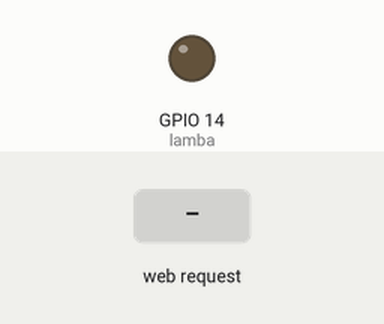
Bench run of a sketch on a simulated ESP8266 (NodeMCU). On the bench: output pins drawn as LEDs (lit = HIGH). Inputs (shaded band) come from the test bench. WiFi joins after 1.5 s; servers stay silent unless stated; network time is answered at once with the bench clock; uploads are accepted with an empty reply; the local clock reads 2024-03-15 10:24:30 at power-on unless the sketch sets it; what the sketch prints to the serial monitor is not drawn.

Above: at 3.4 s.
3.5 s: HTTP request GET /lamba/ac received
5.2 s: HTTP request GET /lamba/kapat received
At 5.6 s:
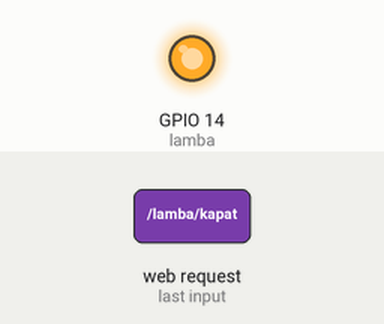
6.7 s: HTTP request GET /otomatik/ac received
Timing chart, 0 to 9.7 s (numbered marks = the images above; inputs shaded):
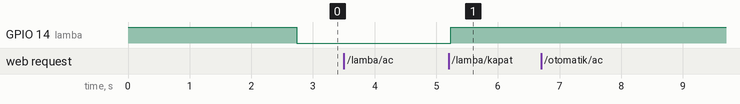

Measured:
- after the input at 3.5 s, every drawn part: stays the same
- after the input at 5.2 s, GPIO 14 (lamba): LOW → HIGH at once
- after the input at 6.7 s, every drawn part: stays the same

The sketch:

web_tabanli_priz.ino
```cpp
#include <ESP8266WiFi.h>
#include <ESP8266HTTPClient.h>
#include <ArduinoJson.h>
#include <NTPClient.h>
#include <WiFiUdp.h>
#include <WiFiClient.h>
#include <ESP8266mDNS.h>
#include <ArduinoOTA.h>


#define lamba 14

const char* wifi_ad = "*******";   // Wifi adı ve şifresini
const char* wifi_sifre = "*******"; // değiştiriniz.

const size_t capacity = JSON_OBJECT_SIZE(2) + JSON_OBJECT_SIZE(10) + 621;
DynamicJsonDocument doc(capacity);

String header; // HTTP isteğini saklamak için
int lamba_durumu = LOW;
int otomatik = HIGH;
int alarm = HIGH;
String alarm_time = "06:00:00";
WiFiUDP ntpUDP;

const long utcOffsetInSeconds = 10800;
NTPClient timeClient(ntpUDP, "pool.ntp.org", utcOffsetInSeconds);

WiFiServer server(80);
// 80 portu Skype gibi uygulamalar tarafından kullanıldığı için
// hata alırsanız 8080 portunu deneyebilirsiniz.

void reply_state(WiFiClient client, int lamba_durumu, int otomatik, String sunset_time,int alarm ,String alarm_time) {

  String lamba_;
  String otomatik_;
  String alarm_;
  lamba_ = (lamba_durumu == 1) ? "acik" : "kapali";
  otomatik_ = (otomatik == 1) ? "acik" : "kapali";
  alarm_ = (alarm == 1) ? "acik" : "kapali";

  String s = "HTTP/1.1 200 OK\r\nContent-Type: text/html\r\nConnnection: close\r\n\r\n<!DOCTYPE HTML><html>";
  s += "<style type=\"text/javascript\">"
  "var slider = document.getElementById(\"alarmTime\");"
  "var output = document.getElementById(\"aTime\");"
  "output.innerHTML = slider.value;"
  "slider.oninput = function() {"
    "output.innerHTML = this.value;"
    "sendSlider(this.id, this.value);"
  "}"

  "function sendSlider(slider, value){"
  "  var xhr = new XMLHttpRequest();"
  "  var url = \"/\" + slider + \"=\" + value;"
  "  xhr.open(\"GET\", url, true);"
  "  xhr.send();"
  "}"
  "</style>";
  s+="<body>";
  s += "<link rel=\"icon\" href=\"data:,\">"; // Gereksiz GET favicon.ico isteklerini engellemek için
  s += "<br><center><font size=\"8\">Lamba suan; " + lamba_;
  if (lamba_ == "acik")
    s += " <b><a href=\"/lamba/kapat\"\">KAPAT</a></b>";
  else
    s += " <b><a href=\"/lamba/ac\"\">AC</a></b>";

  s += "<br><br>Alarm suan; " + alarm_;
  if (alarm_ == "acik")
    s += " <b><a href=\"/alarm/kapat\"\">KAPAT</a></b>";
  else
    s += " <b><a href=\"/alarm/ac\"\">AC</a></b>";

  s += "<br><br>Otomatik suan; " + otomatik_;
  if (otomatik_ == "acik")
    s += " <b><a href=\"/otomatik/kapat\"\">KAPAT</a></b>";
  else
    s += " <b><a href=\"/otomatik/ac\"\">AC</a></b>";

  s+="<br><br><form action=\"/alarm_set\">"
  "Alarm saati; <input type=\"range\" name=\"alarmTime\" min=\"6\" max=\"9\">"
  "<input type=\"submit\">"
  "</form>";
  s += "<br><br><br><br>Gunes batis saati; " + sunset_time + "<br>Alarm saati; "+ alarm_time +"</body></html></font>";
  Serial.print("    " + lamba_);
  client.print(s);
  client.flush();
}

String check_automatic_time() {
  timeClient.update();
  String current_time = timeClient.getFormattedTime();
  if (WiFi.status() == WL_CONNECTED) {
    HTTPClient http;
    http.begin("http://api.sunrise-sunset.org/json?lat=39.921329648&lng=32.884663128&date=today&formatted=0"); // Ankara
    int httpCode = http.GET();
    String http1 = http.getString();
    deserializeJson(doc, http1);
    if (httpCode > 0) {
      JsonObject results = doc["results"];
      String results_sunset = results["astronomical_twilight_end"];
      String sunset_time = results_sunset.substring(results_sunset.indexOf('T') + 1, results_sunset.indexOf('+'));
      return sunset_time;
    }
    http.end();
  }
}

String sunset_time = "18:00:00";


//######################

void setup() {
  Serial.begin(115200);
  pinMode(lamba, OUTPUT);
  digitalWrite(lamba, HIGH);
  Serial.print(wifi_ad);
  Serial.println("'na bağlanılıyor.");
  WiFi.begin(wifi_ad, wifi_sifre);
  while (WiFi.status() != WL_CONNECTED) {
    delay(1000);
    Serial.println(WiFi.status());
    // Hata kodu 4 yanlış şifre girildiğini belirtir.
  }
  Serial.println("Bağlandı.");
  Serial.println("Web serverin yerel IP'si;");
  // Modemin arayüzünden NodeMCU'ya sabit bir IP atamanızı öneririm.
  // Böylelikle DDNS ve Port ayarlarınızı yaptıktan sonra NodeMCU'ya
  // internet erişimi olan her yerden bağlanabilirsiniz.

  Serial.println(WiFi.localIP());
  server.begin();
  timeClient.begin();
  sunset_time = check_automatic_time();
  ArduinoOTA.setHostname("nodemcu-v3");
  ArduinoOTA.setPort(8266);
  ArduinoOTA.onStart([]() {
    String type;
    if (ArduinoOTA.getCommand() == U_FLASH) {
      type = "sketch";
    } else { // U_SPIFFS
      type = "filesystem";
    }
  });
  ArduinoOTA.onEnd([]() {
    ESP.restart();
  });
  ArduinoOTA.begin();
}
const long interval = 1000 * 60 * 60 * 24; // Günde 1 defa
unsigned long previousMillis = 0;


//############################


void loop() {
  ArduinoOTA.handle();
  unsigned long currentMillis = millis();
  if (currentMillis - previousMillis >= interval) {
    sunset_time = check_automatic_time();
    previousMillis = currentMillis;
  }
  delay(500);
  timeClient.update();
  String current_time = timeClient.getFormattedTime();

  if (otomatik == HIGH && lamba_durumu == LOW && sunset_time < current_time) {
    lamba_durumu = HIGH;
    digitalWrite(lamba, LOW);
  }

  if(lamba_durumu == LOW && alarm == HIGH && current_time > alarm_time && current_time < sunset_time){
    lamba_durumu = HIGH;
    alarm = LOW;
    digitalWrite(lamba,LOW);
  }
  WiFiClient client = server.available();
  if (client.available()) {
    String request = client.readStringUntil('\r');
    Serial.println(request);
    client.flush();
    if(request.indexOf("alarmTime")!=-1){
    int index = request.indexOf("alarmTime");
    char aTime = request[index+10];
    //sprintf(aTime, "%i", index);
    alarm_time[1] = aTime;
    }
    if (request.indexOf("/lamba/ac") != -1)  {
      digitalWrite(lamba, LOW);
      lamba_durumu = HIGH;
    }
    if (request.indexOf("/lamba/kapat") != -1)  {
      digitalWrite(lamba, HIGH);
      lamba_durumu = LOW;
      if (otomatik == HIGH && sunset_time < current_time)
        otomatik = LOW;
      if (alarm == HIGH && alarm_time < current_time && current_time < sunset_time)
        alarm = LOW;
    }
    if (request.indexOf("/otomatik/ac") != -1)
      otomatik = HIGH;
    if (request.indexOf("/otomatik/kapat") != -1)
      otomatik = LOW;
    if (request.indexOf("/alarm/ac") != -1)
      alarm = HIGH;
    if (request.indexOf("/alarm/kapat") != -1)
      alarm = LOW;

    reply_state(client, lamba_durumu, otomatik, sunset_time, alarm, alarm_time);
  }
}
```
